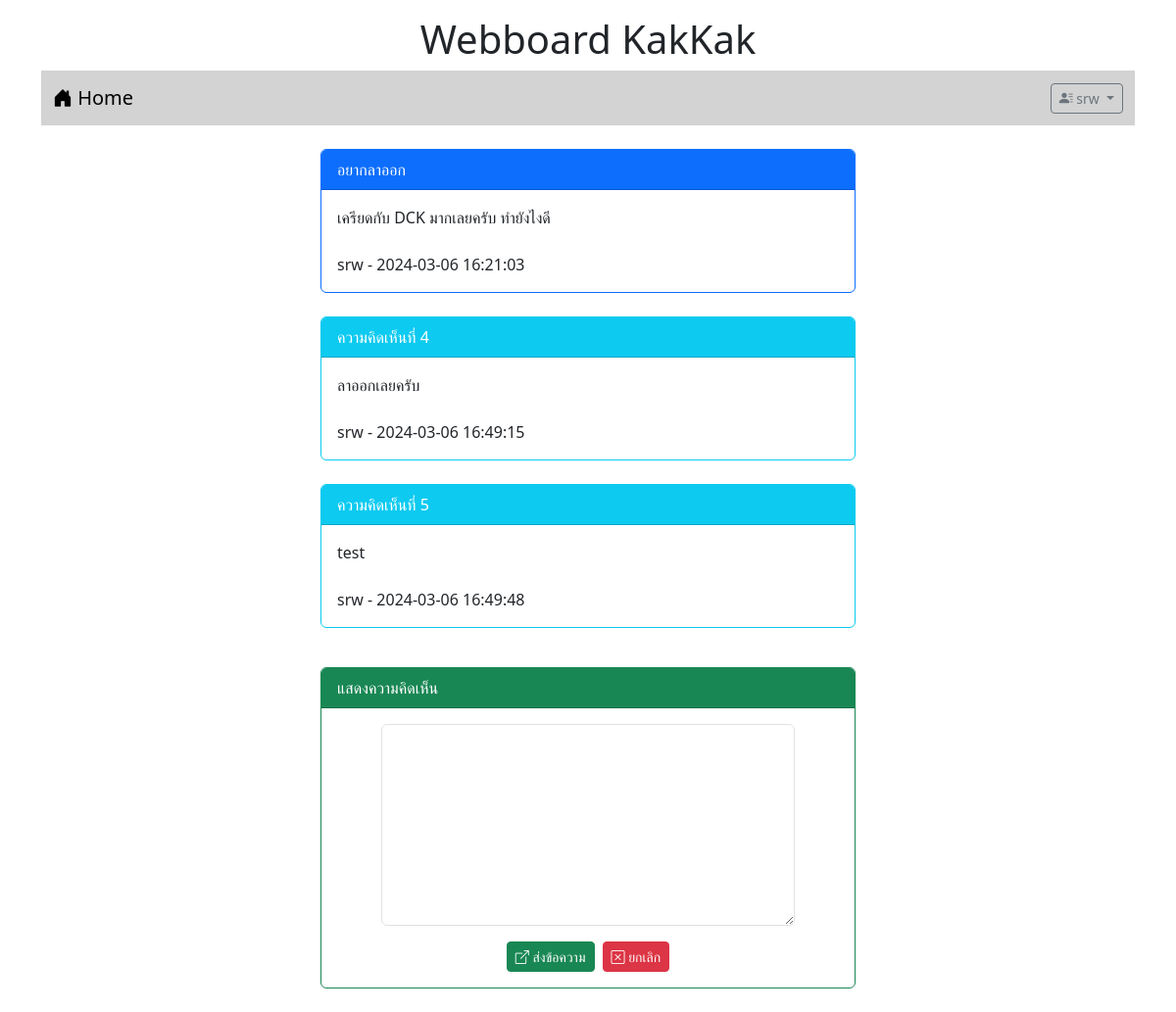
The page /post.php?id=8 (signed in) on the database its author committed.
### tables this page shows
CREATE TABLE `post` (
  `id` int(11) NOT NULL,
  `title` varchar(128) NOT NULL,
  `content` varchar(2048) NOT NULL,
  `post_date` datetime NOT NULL,
  `cat_id` int(11) NOT NULL,
  `user_id` int(11) NOT NULL
);

CREATE TABLE `user` (
  `id` int(11) NOT NULL,
  `login` varchar(32) NOT NULL,
  `password` varchar(64) NOT NULL,
  `name` varchar(64) NOT NULL,
  `gender` char(1) NOT NULL,
  `email` varchar(32) NOT NULL,
  `role` char(1) NOT NULL
);

CREATE TABLE `comment` (
  `id` int(11) NOT NULL,
  `content` varchar(20148) NOT NULL,
  `post_date` datetime NOT NULL,
  `user_id` int(11) NOT NULL,
  `post_id` int(11) NOT NULL
);

### post.php (the view, shortened to what this page needs)
<!DOCTYPE html>
<html lang="en">
<head>
    <link rel="stylesheet" href="bootstrap-5.3.2-dist/css/bootstrap.min.css">
    <link rel="stylesheet" href="https://cdn.jsdelivr.net/npm/bootstrap-icons@1.11.3/font/bootstrap-icons.min.css">
</head>
<body>
    <div class="container-lg">
        <h1 style = "text-align : center;" class = "mt-3">Webboard KakKak</h1>
        <?php include "nav.php" ?>
        <div class="row mt-4">
            <div class="col-lg-3 col-md-2 col-sm-1"></div>
            <div class="col-lg-6 col-md-8 col-sm-10">
            <?php
                $conn = new PDO("mysql:host=localhost;dbname=webboard;charset=utf8","root","");
                $sql = "SELECT post.title , post.content , post.post_date , user.login FROM post INNER JOIN user on (post.user_id = user.id) WHERE post.id = $_GET[id]";
                $result = $conn->query($sql);
                while($row = $result ->fetch()){
                        echo "<div class='card border-primary'>";
                        echo "<div class='card-header bg-primary text-white'>$row[0]</div>";
                        echo "<div class='card-body'>$row[1] <BR><BR> $row[3] - $row[2]</div>";
                        echo "</div><BR>";
                    }
            ?>
            <?php
                $conn = new PDO("mysql:host=localhost;dbname=webboard;charset=utf8","root","");
                $sql = "SELECT comment.id , comment.content , comment.post_date , user.login FROM comment INNER JOIN user on (comment.user_id = user.id) WHERE comment.post_id = $_GET[id]";
                $result = $conn->query($sql);
                while($row = $result ->fetch()){
                        echo "<div class='card border-info'>";
                        echo "<div class='card-header bg-info text-white'>ความคิดเห็นที่ $row[0]</div>";
                        echo "<div class='card-body'>$row[1] <BR><BR> $row[3] - $row[2]</div>";
                        echo "</div><BR>";
                    }
            ?>
                <?php if(isset($_SESSION['id'])) { ?>
                <div class="card border-success mt-3">
                    <div class="card-header bg-success text-white">แสดงความคิดเห็น</div>
                    <div class="card-body">
                        <form action="post_save.php" method = "post">
                            <div class="row mb-3 justify-content-center">
                                <div class="col-lg-10">
                                    <textarea name="comment" rows="8" class = "form-control" required>
                                    </textarea>
                                </div>
                            </div>
                            <div class="row">
                                <div class="col-lg-12 d-flex justify-content-center">
                                    <button type = "submit" class = "btn btn-success btn-sm text-white">
                                    <i class = "bi bi-box-arrow-up-right"></i> ส่งข้อความ</button>
                                    <button type = "reset" class = "btn btn-danger btn-sm ms-2">
                                    <i class = "bi bi-x-square"></i> ยกเลิก</button>
                                </div>
                            </div>
                        </form>
                    </div>
                </div>
                <?php } ?>
                <br>
            </div>
            <div class="col-lg-3 col-md-2 sol-sm-1"></div>
        </div>
    </div>
</body>
</html>

### rows shown on the page
post: title "อยากลาออก", content "เครียดกับ DCK มากเลยครับ ทำยังไงดี", user.login "srw", post_date "2024-03-06 16:21:03"
comment: id "4", content "ลาออกเลยครับ", user.login "srw", post_date "2024-03-06 16:49:15"
comment: id "5", content "test", user.login "srw", post_date "2024-03-06 16:49:48"

### other values the page prints
$_SESSION['username'] "srw"
